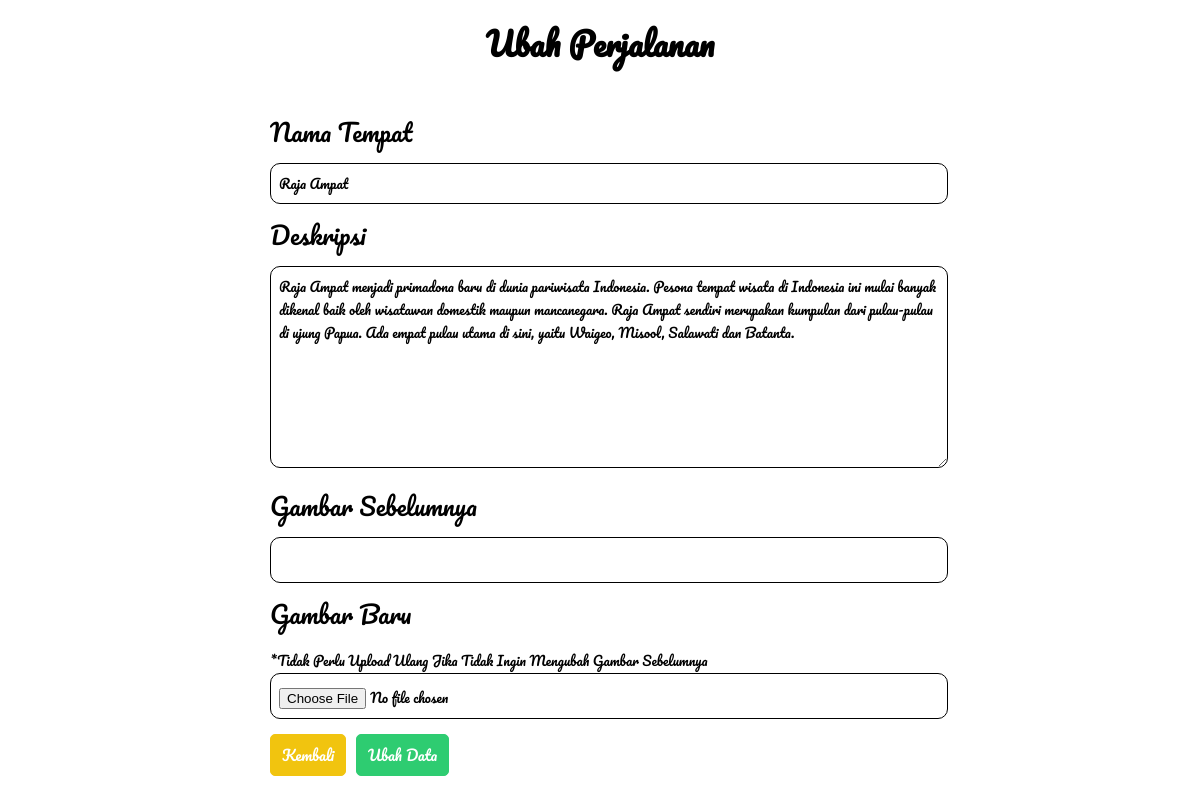
/edit.php?id=11, run on the app's committed database.
### tables this page shows
CREATE TABLE `tour` (
  `id` int(11) NOT NULL,
  `tempat` varchar(255) NOT NULL,
  `deskripsi` text NOT NULL,
  `gambar` varchar(255) NOT NULL
);

### edit.php (the view, shortened to what this page needs)
<?php include 'connection.php' ;?>
<!DOCTYPE html>
<html lang="en">
<head>
    <link rel="stylesheet" href="style.css">
</head>
    <body>
        <h1>Ubah Perjalanan</h1>
        <div class="container">
            <?php endif;
                $id = $_GET['id'];
                $query = "SELECT * FROM `tour` WHERE `id`='$id'; ";
                $res = mysqli_query($conn,$query);
                if(mysqli_num_rows($res) > 0):
                $res = mysqli_fetch_assoc($res);
            ?>
            <form class="form" action="do_edit.php" method="post" enctype="multipart/form-data">
                <div class="input">
                    <div class="input__label">
                        <label for="nama_tempat">Nama Tempat</label>
                    </div>
                        <input class="input__items" type="text" id="nama_tempat" name="nama_tempat" required value="<?= $res['tempat'] ?>">
                </div>
                <div class="input">
                    <div class="input__label">
                        <label for="deskripsi">Deskripsi</label>
                    </div>
                        <textarea class="input__items" name="deskripsi" id="deskripsi" required cols="30" rows="8"><?= $res['deskripsi'] ?></textarea>
                </div>
                <div class="input">
                    <div class="input__label">
                        <label for="gambar_old">Gambar Sebelumnya</label>
                    </div>
                    <div class="input__items">
                    </div>
                </div>
                <div class="input">
                    <div class="input__label">
                        <label for="gambar">Gambar Baru </label>
                    </div>
                    <small>*Tidak Perlu Upload Ulang Jika Tidak Ingin Mengubah Gambar Sebelumnya</small>
                    <div class="input__items">
                        <input type="file" id="gambar" name="gambar" accept=".png,.jpeg,.jpg">
                    </div>
                </div>
                <div class="input">
                    <a href="index.php" class="btn btn__edit">Kembali</a><button class="btn btn__submit">Ubah Data</button>
                </div>
            </form>
                <?php else: ?>
                <h2>Data Perjalanan Tidak Ditemukan</h2>
                <a href="index.php" class="btn btn__edit">Kembali</a>
                <?php endif; ?>
        </div>
    </body>
</html>

### style.css (style rules this page uses)
* { margin: 0; padding: 0; font-family: "Pacifico", cursive; }
h1 { text-align: center; margin: 15px auto; }
.container { margin: 30px 10%; display: flex; flex-direction: column; }
.btn { display: inline-block; text-decoration: none; color: #fff; border-radius: 5px; }
.btn__edit { background: #f1c40f; border: 1px solid #f1c40f; margin: 5px 0; padding: 7px 11px; font-size: 11pt; transition: 0.2s; }
.form { margin: 0 150px; }
.input { margin: 10px 0; }
.input__label { font-size: 1.5em; margin: 10px 0; }
.input__items { width: 100%; padding: 8px; border-radius: 10px; border: solid black 1px; outline: none; }
.btn__submit { background: #2ecc71; border: 1px solid #2ecc71; margin: 5px 0; padding: 7px 11px; font-size: 11pt; transition: 0.2s; cursor: pointer; margin-left: 10px; }

### data on the page
tour: nama_tempat "Raja Ampat", deskripsi "Raja Ampat menjadi primadona baru di dunia pariwisata Indonesia. Pesona tempat wisata di Indonesia ini mulai banyak dikenal baik oleh wisatawan domestik maupun mancanegara. Raja Ampat sendiri merupakan kumpulan dari pulau-pulau di ujung Papua. Ada empat pulau utama di sini, yaitu Waigeo, Misool, Salawati dan Batanta."
